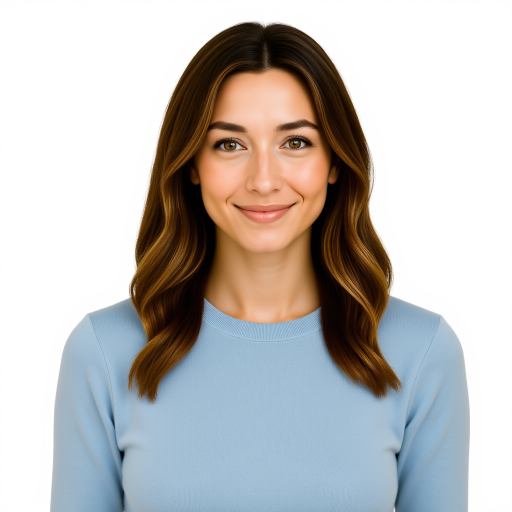
#> input picture generated-images/kelly-archetypes-clean/def.png, 1024 x 1024 px (shown at 1/2 size)
$ python -i heygen-match-talking-photos.py   (imports and definitions only)
#> lines starting #> are read from the running program, lines starting #| are printed output that depends on the picture
#> further down, picture is the input picture: PIL image 1024x1024 RGB; mean R, G, B 190.3, 188.1, 186.7
#!/usr/bin/env python3
"""
Match HeyGen talking photos to local Kelly persona images.

Problem:
- HeyGen creation endpoints may be unavailable for this API key/account.
- We still can *list* talking photos and use their preview images.

This script:
- Computes a simple perceptual hash (average hash / aHash) for:
  1) Local persona head images (e.g. generated-images/kelly-archetypes-head-only/age/mature/*.png)
  2) HeyGen talking photo preview images (from generated-images/kelly-talking-photos.json)
- Greedily matches local images to HeyGen talking photos by minimum Hamming distance.
- Writes a mapping file: { archetype: talking_photo_id | null }

Usage:
  python scripts/heygen-match-talking-photos.py --age mature
  python scripts/heygen-match-talking-photos.py --age elder

Notes:
- Requires Pillow (PIL). If missing, install it (it's already pinned in tools/social-media-automation/requirements.txt).
"""

from __future__ import annotations

import argparse
import json
import os
from dataclasses import dataclass
from pathlib import Path
from typing import Dict, List, Tuple
from urllib.parse import urlparse
from urllib.request import urlopen, Request

try:
    from PIL import Image
except ImportError as e:  # pragma: no cover
    raise SystemExit(
        "Pillow is required. Install with: pip install pillow\n"
        "Tip: it's pinned in tools/social-media-automation/requirements.txt"
    ) from e


ARCHETYPES = [
    "scientist",
    "explorer",
    "rebel",
    "architect",
    "diplomat",
    "empath",
    "macgyver",
    "mystic",
    "provider",
    "storyteller",
    "strategist",
    "survivor",
]


def ahash(image: Image.Image, hash_size: int = 8) -> int:
    """
    Average hash (aHash), returned as an integer bitset.
    We crop to the upper ~60% first to emphasize head accessories.
    """
#> called with hash_size = 8
    w, h = image.size
#> w = 1024; h = 1024
    crop_h = int(h * 0.6)
#> crop_h = 614
    cropped = image.crop((0, 0, w, crop_h))
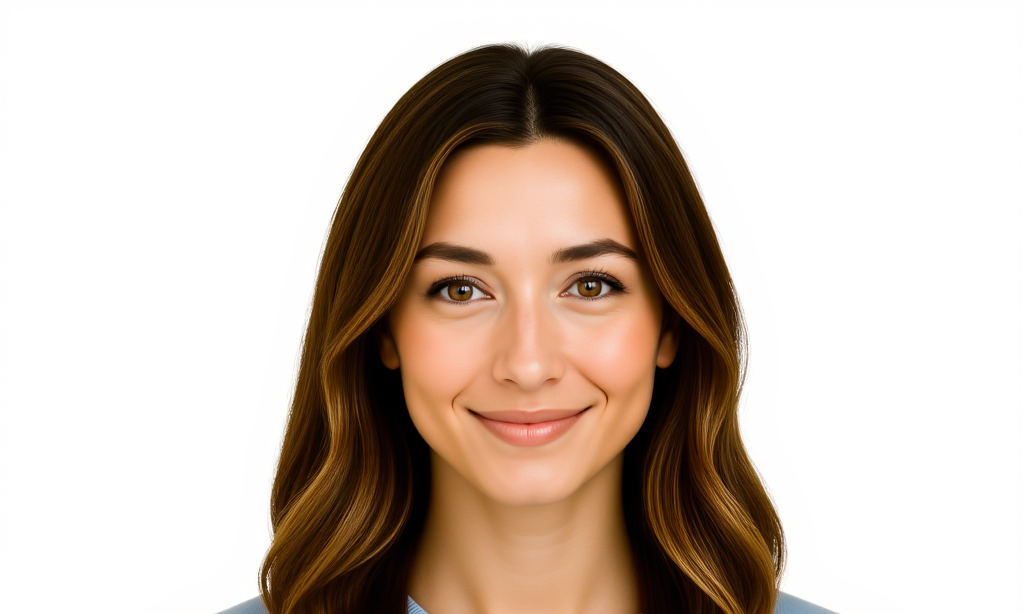
#> cropped: PIL image 1024x614 RGB; mean R, G, B 205.3, 191.2, 180.9
    im = cropped.convert("L").resize((hash_size, hash_size), Image.Resampling.LANCZOS)
    pixels = list(im.getdata())
#> pixels = 64 values, max 255 at index 0, min 30 at index 12, mean 191.6
    avg = sum(pixels) / len(pixels)
#> avg = 191.6
    bits = 0
    for i, p in enumerate(pixels):
        if p >= avg:
            bits |= 1 << i
#> this loop made 64 passes
#> (p, bits) on passes 1, 2, 3, 4, 6, 7, 8, 9, 10, 11, 14, 15: (255, 1), (254, 3), (255, 7), (200, 15), (255, 47), (254, 111), (255, 239), (254, 495), (254, 1007), (240, 2031), (220, 10223), (255, 26607)
#> bits on passes 63 to 64: 4882961666570184687, 14106333703424960495
#> after the loop, bits = 14106333703424960495
    return bits


def hamming_distance(a: int, b: int) -> int:
    return (a ^ b).bit_count()


def safe_mkdir(p: Path) -> None:
    p.mkdir(parents=True, exist_ok=True)


# [12 lines left out: function download_to_cache, not called in this run]


@dataclass(frozen=True)
class TalkingPhoto:
    id: str
    image_url: str


# [197 lines left out: functions load_talking_photos, load_excluded_ids, local_image_paths, compute_local_hashes, compute_talking_photo_hashes, greedy_match and 1 more, not called in this run]


# [2 lines not run here, left out]

>>> from PIL import Image
>>> picture = Image.open('../generated-images/kelly-archetypes-clean/def.png')
>>> result = ahash(picture)
#> result = 14106333703424960495

$ run again, on generated-images/kelly-archetypes-head-only/kelly_macgyver_head.png
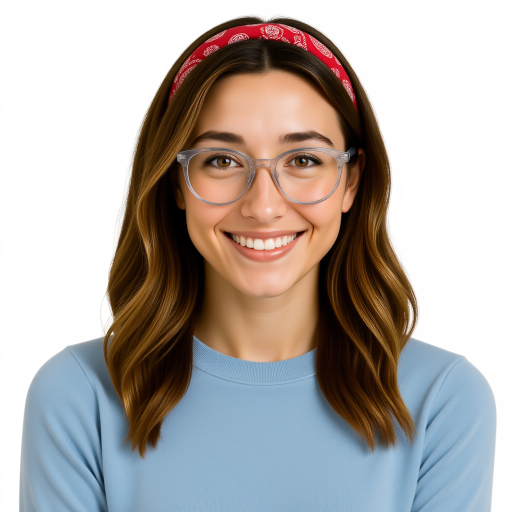
#> input picture generated-images/kelly-archetypes-head-only/kelly_macgyver_head.png, 1024 x 1024 px (shown at 1/2 size)
#> picture is the input picture: PIL image 1024x1024 RGB; mean R, G, B 178, 171.4, 167.9
#> in ahash, `cropped = image.crop((0, 0, w, crop_h))`:
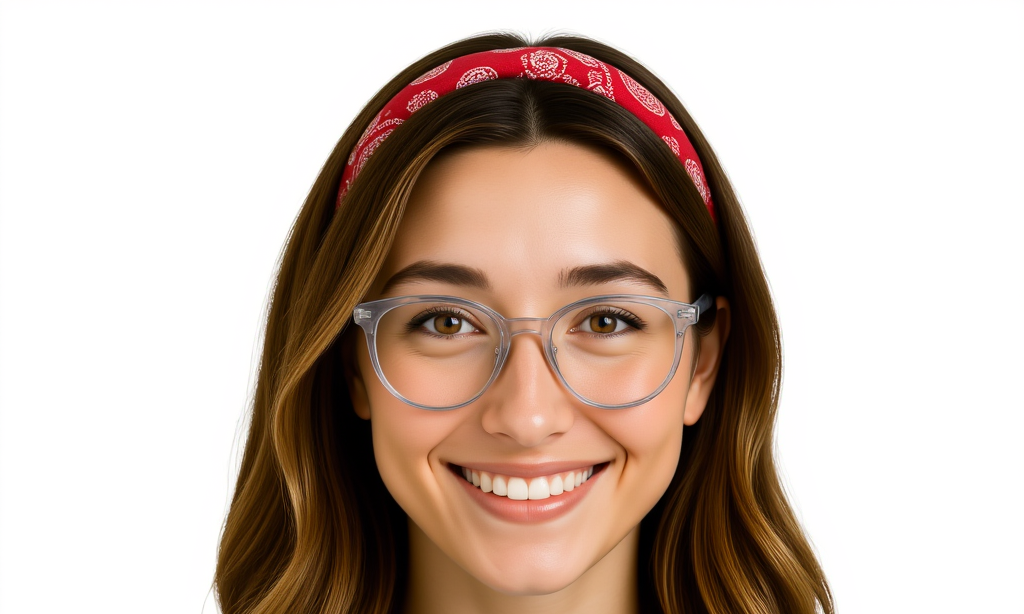
#> cropped: PIL image 1024x614 RGB; mean R, G, B 200, 182, 171.5
#> pixels = 64 values, max 255 at index 0, min 18 at index 58, mean 184
#> avg = 184
#> the loop in ahash, `for i, p in enumerate(pixels):` made 64 passes
#> (p, bits) on passes 1, 2, 3, 6, 7, 8, 9, 10: (255, 1), (254, 3), (255, 7), (254, 39), (255, 103), (255, 231), (253, 487), (255, 999)
#> after the loop in ahash, `for i, p in enumerate(pixels):`: bits = 9494647685266008039
